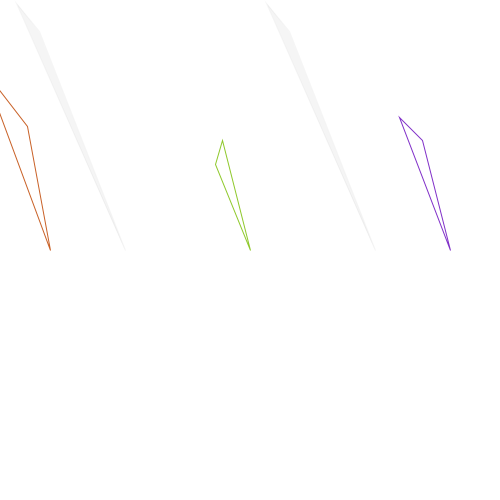
Frame 1 (no input)
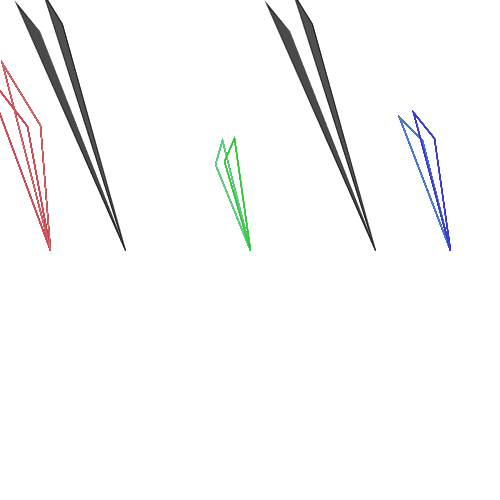
Frame 60 (the mouse pressed at the canvas centre just before this capture)
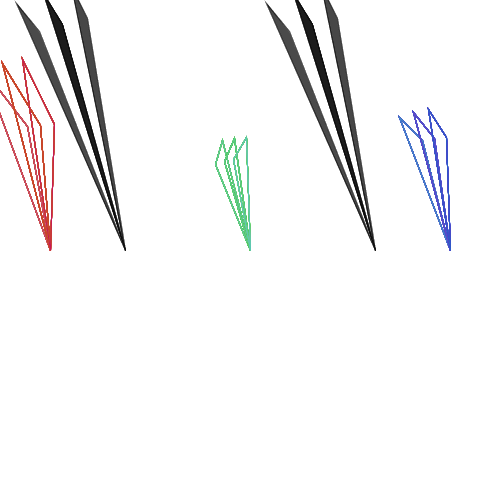
Frame 120 (the mouse held since frame 60 and released just before this capture)

The Processing sketch that drew these frames (run headless with seeded random() and noise(); from frame 60 on, the mouse is pressed at the canvas centre):

// Processing sketch: processing_171153
// ── processing_171153.pde

void setup(){
 size(500,500);
background(255);
smooth();

}

void draw(){
  fill(255,30);

 pushMatrix();
/*noStroke();
colorMode(HSB, 100);
for (int l = 0; l < 100; l++) {
for (int j = 0; j < 100; j++) {
  point(l, j);
  stroke(l, j, 100);
*/ 
    translate(50,250);
    /*
  colorMode(HSB,100);
    for (int a=1; a<100; a++){
      for(int b=1; b<100; b++){
        point(a,b);
    float farbe=map(color(a,b),0,100,0,2*PI);
    */
    noFill();


  stroke((200),random(150),random(150));
float sec=map(second(),0,59,0,2*PI);
rotate(sec);
triangle(0,0,-60,-110,-120,-150);
      

popMatrix();

pushMatrix();
stroke(random(150),(200),random(180));
noFill();
translate(250,250);
float sek=map(second(),0,59,0,2*PI);
rotate(sek);
triangle(0,0,-60,-70,-60,-95);
popMatrix();

pushMatrix();
stroke(random(150),random(150),(200));
noFill();
translate(450,250);
float stu=map(second(),0,59,0,2*PI);
rotate(stu);
triangle(0,0,-60,-95,-90,-110);
popMatrix();

pushMatrix();
float grey=map(minute(),255,250,250,2*PI);
stroke(grey,10);
fill(grey,10);
translate(375,250);
float stun=map(second(),0,59,0,2*PI);
rotate(stun);
triangle(0,0,-150,-180,-180,-200);
popMatrix();

pushMatrix();
float grei=map(minute(),255,250,250,2*PI);
stroke(grei,10);
fill(grei,10);
translate(125,250);
float stund=map(second(),0,59,0,2*PI);
rotate(stund);
triangle(0,0,-150,-180,-180,-200);
popMatrix();
/*
pushMatrix();
fill(230,10);
noStroke();
translate(0,mouseY);
ellipse(0,0,50,50);
ellipse(75,0,50,50);
ellipse(150,0,50,50);
ellipse(225,0,50,50);
ellipse(300,0,50,50);
ellipse(325,0,50,50);
ellipse(400,0,50,50);
ellipse(425,0,50,50);
ellipse(500,0,50,50);
popMatrix();
*/


}
